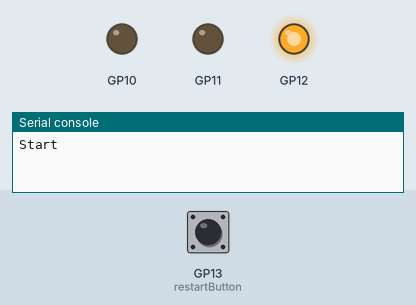
The program below on a simulated Raspberry Pi Pico running MicroPython. Shown: output pins drawn as LEDs (lit = HIGH), the last lines printed to the serial console. The test bench sets the inputs (shaded band); at power-on: GP13 (restartButton) HIGH.

Above: at 2.2 s.
2.3 s: GP13 (restartButton) pulled LOW for 0.15 s
At 4.2 s:
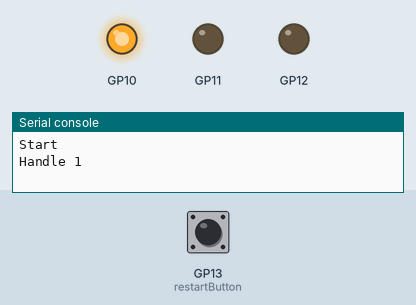
4.5 s: GP13 (restartButton) pulled LOW for 1 s
At 4.9 s:
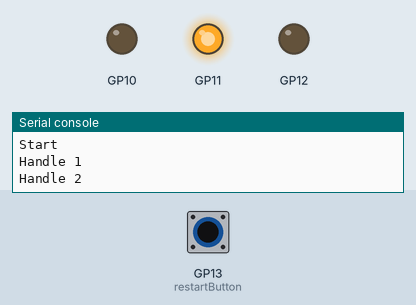
Timing chart, 0 to 7.5 s (numbered marks = the images above; inputs shaded):
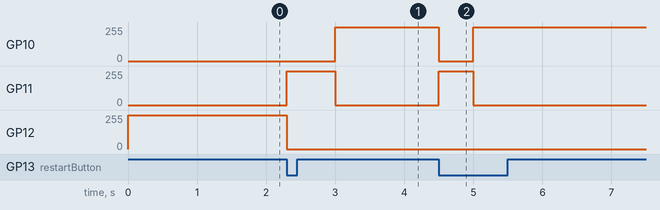

The program:

test.py
```python
from machine import Pin, enable_irq, disable_irq
from led import RgbLed
from utime import sleep, sleep_ms, sleep_us

restartButton = Pin(13, Pin.IN)  # press=>0 release=>1
rgb = RgbLed(10, 11, 12)

cnt = 0


def cb(pin: Pin):
    global cnt
    cnt = cnt + 1
    print(f"Handle {cnt}")
    rgb.set_rgb(0, 255, 0)


restartButton.irq(handler=cb, trigger=Pin.IRQ_FALLING)  # hard=True?

print("Start")
rgb.set_rgb(0, 0, 255)
sleep_ms(1000)

while True:
    try:
        # irqState = disable_irq()
        # rgb.set_rgb(255, 0, 0)
        # sleep_ms(1000)
        # rgb.set_rgb(0, 255, 0)
        # sleep_ms(1000)
        # if cnt == 10:
        #     break
        # enable_irq(irqState)
        # sleep_ms(1000)
        sleep(2)
        rgb.set_rgb(255, 0, 0)
    except KeyboardInterrupt:
        break

print("End")
```

led.py
```python
from machine import PWM


class RgbLed:
    """
    Rgb led. No voltage needed, pwm drive.
    """

    def __init__(self, gpidR: int, gpidG: int, gpidB: int) -> None:
        self.r = PWM(gpidR)
        self.g = PWM(gpidG)
        self.b = PWM(gpidB)
        self.r.freq(2000)  # 2K Hz
        self.g.freq(1999)  # 1999 Hz
        self.b.freq(5000)  # 5K Hz
        self.off()  # off init

    def set_rgb(self, r: int, g: int, b: int):
        assert 0 <= r < 256 and 0 <= g < 256 and 0 <= b < 256
        # x / 256 * 65536 = x * 256
        self.r.duty_u16(r * 256)
        self.g.duty_u16(g * 256)
        self.b.duty_u16(b * 256)

    def off(self):
        self.set_rgb(0, 0, 0)
```

Measured:
- after the input at 2.3 s, GP11: 0/255 → 254/255 at once, → 0/255 0.70 s later; GP12: 254/255 → 0/255 after 0.00 s instead of 0.70 s
- after the input at 4.5 s, GP10: 254/255 → 0/255 at once, → 254/255 0.50 s later; GP11: 0/255 → 254/255 at once, → 0/255 0.50 s later
